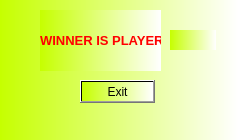
<?xml version="1.0" encoding="UTF-8"?>
<ui version="4.0">
 <class>show_winner</class>
 <widget class="QDialog" name="show_winner">
  <property name="geometry">
   <rect>
    <x>0</x>
    <y>0</y>
    <width>238</width>
    <height>140</height>
   </rect>
  </property>
  <property name="windowTitle">
   <string>Congratulation!</string>
  </property>
  <property name="styleSheet">
   <string notr="true">background-color: qlineargradient(spread:pad, x1:0, y1:0, x2:1, y2:0, stop:0 rgba(198, 255, 0, 255), stop:1 rgba(255, 255, 255, 255));</string>
  </property>
  <widget class="QLabel" name="label">
   <property name="geometry">
    <rect>
     <x>40</x>
     <y>10</y>
     <width>121</width>
     <height>61</height>
    </rect>
   </property>
   <property name="font">
    <font>
     <pointsize>10</pointsize>
     <weight>75</weight>
     <bold>true</bold>
    </font>
   </property>
   <property name="styleSheet">
    <string notr="true">color: rgb(255, 0, 0);</string>
   </property>
   <property name="text">
    <string>WINNER IS PLAYER</string>
   </property>
  </widget>
  <widget class="QLabel" name="winner">
   <property name="geometry">
    <rect>
     <x>170</x>
     <y>30</y>
     <width>46</width>
     <height>20</height>
    </rect>
   </property>
   <property name="font">
    <font>
     <pointsize>10</pointsize>
     <weight>75</weight>
     <italic>false</italic>
     <bold>true</bold>
    </font>
   </property>
   <property name="styleSheet">
    <string notr="true">color: rgb(255, 0, 0);</string>
   </property>
   <property name="text">
    <string/>
   </property>
  </widget>
  <widget class="QPushButton" name="pushButton">
   <property name="geometry">
    <rect>
     <x>80</x>
     <y>80</y>
     <width>75</width>
     <height>23</height>
    </rect>
   </property>
   <property name="text">
    <string>Exit</string>
   </property>
  </widget>
 </widget>
 <resources/>
 <connections/>
</ui>
